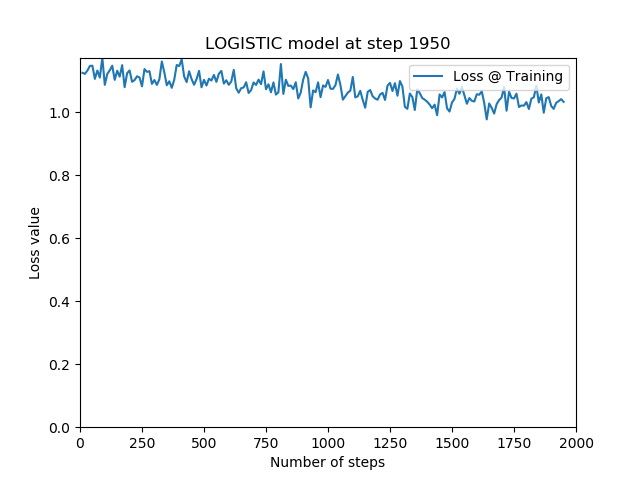
#> input picture saved/loss/loss_training_logistic.png, 640 x 480 px, given as the content of the folder ./scratch_mlp/plots/accuracy, which was not available
$ python utils.py
#> lines starting #> are read from the running program, lines starting #| are printed output that depends on the picture; pictures that were not available may be replaced by others from this repository, and a replacement may not be noted
# Plotting Utilities
import matplotlib.pyplot as plt
import matplotlib.gridspec as gridspec

import numpy as np
import os
import imageio
import shutil

# [82 lines left out: functions plot_xor, plot_decision_boundary, plot_function, make_gif, make_gif_preffix, not called in this run]

def make_all_gif(input_folder, save_filepath):
#> called with input_folder = './scratch_mlp/plots/', save_filepath = './scratch_mlp/plots/gif/all.gif'
    time_per_step = 0.25
    for root, _, files in os.walk(os.path.join(input_folder, 'accuracy')):
        file_paths = [os.path.join(root, file) for file in files]
        #sorted by modified time
        file_paths = sorted(file_paths, key=lambda x: os.path.getmtime(x))
    file_names = [os.path.basename(file) for file in file_paths]

    episode_frames_accuracy = [imageio.imread(os.path.join(input_folder, 'accuracy',file_name)) for file_name in
                               file_names if file_name.endswith('.png')]
    episode_frames_boundary = [imageio.imread(os.path.join(input_folder, 'boundary', file_name)) for file_name in
                               file_names if file_name.endswith('.png')]
    episode_frames_loss = [imageio.imread(os.path.join(input_folder, 'loss', file_name)) for file_name in
                           file_names if file_name.endswith('.png')]

    assert(len(episode_frames_accuracy)==len(episode_frames_boundary)==len(episode_frames_loss))

    episode_frames = []
    for i in range(len(episode_frames_accuracy)):
        plt.figure()
        fig, axes = plt.subplots(1, 3, figsize=(20,5))
        #fig.subplots_adjust(hspace=1, wspace=1)

        ax = axes.flat[0]
        ax.imshow(episode_frames_accuracy[i], interpolation='none')
        ax.set_axis_off()
        ax.set_aspect('equal')

        ax = axes.flat[1]
        ax.imshow(episode_frames_boundary[i], interpolation='none')
        ax.set_axis_off()
        ax.set_aspect('equal')

        ax = axes.flat[2]
        ax.imshow(episode_frames_loss[i], interpolation='none')
        ax.set_axis_off()
        ax.set_aspect('equal')

        fig.tight_layout()
        plt.suptitle('Step = %d' %i, fontsize=18)
        plt.axis('off')
        plt.savefig(os.path.join(input_folder, 'all', 'image_%d.png'%i), dpi = 200)
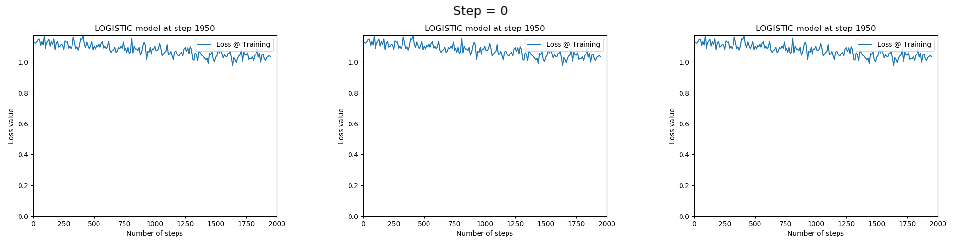
#> figure drawn by matplotlib, 3 panels
        plt.close()

        image = imageio.imread(os.path.join(input_folder, 'all', 'image_%d.png'%i))
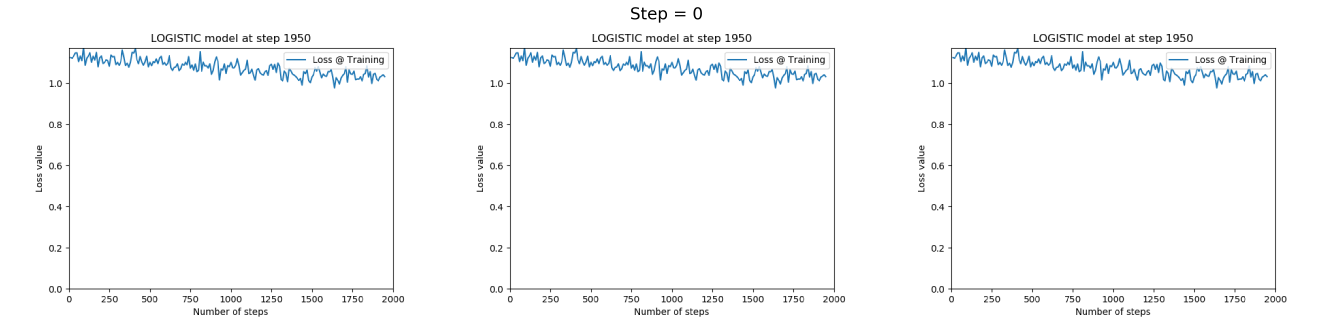
#> image: shape (1000, 4000, 4) (shown at 1/3 size); mean R, G, B, A 249.1, 250, 250.5, 255
        episode_frames.append(image)

    episode_frames = np.array(episode_frames)
    imageio.mimsave(save_filepath, episode_frames, duration=time_per_step)

# [8 lines left out: function reset_folders, not called in this run]

if __name__ == '__main__':
    # [6 lines of commented-out code are left out]

    input_folder = './scratch_mlp/plots/'
    save_filepath = './scratch_mlp/plots/gif/all.gif'
    make_all_gif(input_folder, save_filepath)

$ run again, on saved/confussion_matrix/confussion_matrix_logistic.png
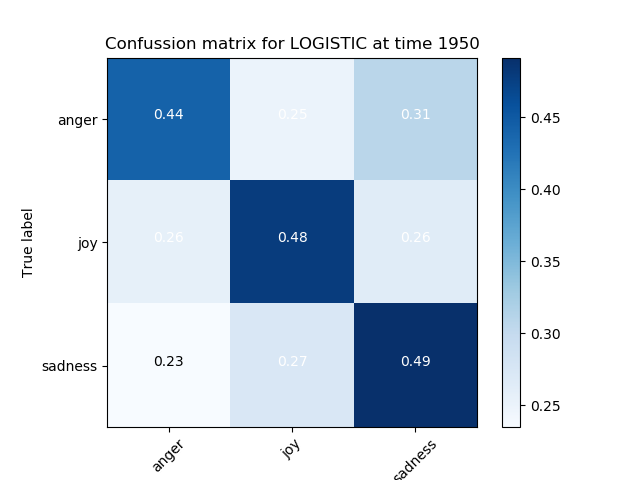
#> input picture saved/confussion_matrix/confussion_matrix_logistic.png, 640 x 480 px, given as the content of the folder ./scratch_mlp/plots/accuracy, which was not available
#> in make_all_gif, `plt.savefig(os.path.join(input_folder, 'all', 'image_%d.png'%i), dpi =..`:
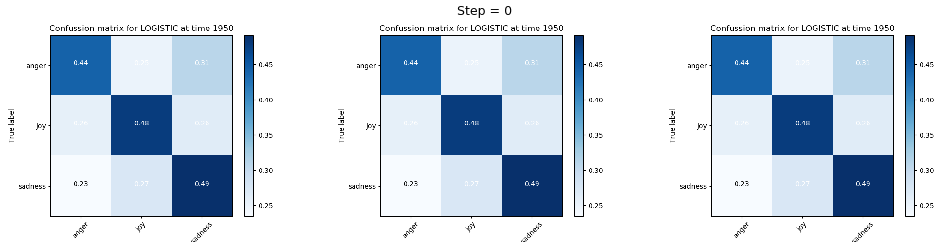
#> figure drawn by matplotlib, 3 panels
#> in make_all_gif, `image = imageio.imread(os.path.join(input_folder, 'all', 'image_%d.png..`:
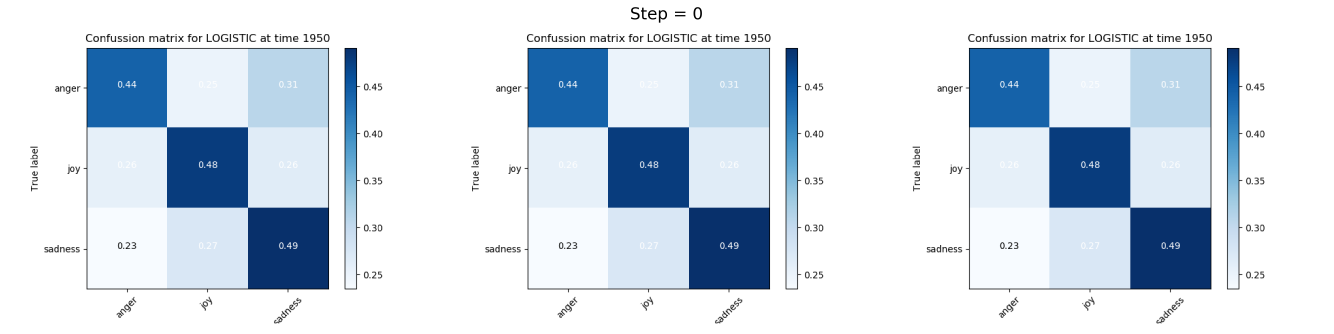
#> image: shape (1000, 4000, 4) (shown at 1/3 size); mean R, G, B, A 208.9, 220.3, 232.3, 255
